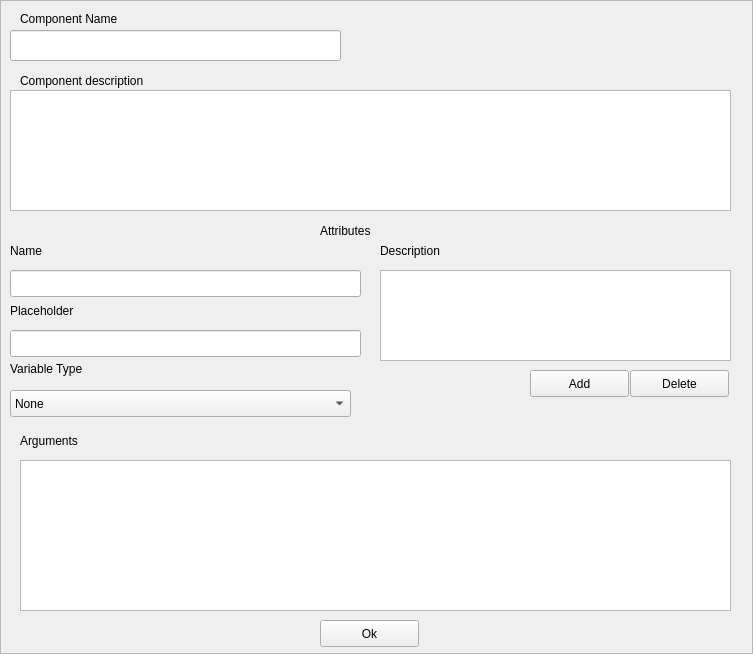
<?xml version="1.0" encoding="UTF-8"?>
<ui version="4.0">
 <class>UsageDefinitionForm</class>
 <widget class="QFrame" name="UsageDefinitionForm">
  <property name="geometry">
   <rect>
    <x>0</x>
    <y>0</y>
    <width>753</width>
    <height>654</height>
   </rect>
  </property>
  <property name="windowTitle">
   <string>Frame</string>
  </property>
  <property name="frameShape">
   <enum>QFrame::StyledPanel</enum>
  </property>
  <property name="frameShadow">
   <enum>QFrame::Raised</enum>
  </property>
  <widget class="QPushButton" name="pushButton">
   <property name="geometry">
    <rect>
     <x>530</x>
     <y>370</y>
     <width>99</width>
     <height>27</height>
    </rect>
   </property>
   <property name="text">
    <string>Add</string>
   </property>
  </widget>
  <widget class="QTableView" name="tableView">
   <property name="geometry">
    <rect>
     <x>20</x>
     <y>460</y>
     <width>711</width>
     <height>151</height>
    </rect>
   </property>
  </widget>
  <widget class="QLineEdit" name="lineEdit">
   <property name="geometry">
    <rect>
     <x>10</x>
     <y>270</y>
     <width>351</width>
     <height>27</height>
    </rect>
   </property>
  </widget>
  <widget class="QLineEdit" name="lineEdit_2">
   <property name="geometry">
    <rect>
     <x>10</x>
     <y>330</y>
     <width>351</width>
     <height>27</height>
    </rect>
   </property>
  </widget>
  <widget class="QTextEdit" name="textEdit">
   <property name="geometry">
    <rect>
     <x>380</x>
     <y>270</y>
     <width>351</width>
     <height>91</height>
    </rect>
   </property>
  </widget>
  <widget class="QLabel" name="label">
   <property name="geometry">
    <rect>
     <x>10</x>
     <y>240</y>
     <width>67</width>
     <height>21</height>
    </rect>
   </property>
   <property name="text">
    <string>Name</string>
   </property>
  </widget>
  <widget class="QLabel" name="label_2">
   <property name="geometry">
    <rect>
     <x>10</x>
     <y>300</y>
     <width>111</width>
     <height>21</height>
    </rect>
   </property>
   <property name="text">
    <string>Placeholder</string>
   </property>
  </widget>
  <widget class="QLabel" name="label_3">
   <property name="geometry">
    <rect>
     <x>380</x>
     <y>240</y>
     <width>161</width>
     <height>21</height>
    </rect>
   </property>
   <property name="text">
    <string>Description</string>
   </property>
  </widget>
  <widget class="QLabel" name="label_4">
   <property name="geometry">
    <rect>
     <x>20</x>
     <y>430</y>
     <width>171</width>
     <height>21</height>
    </rect>
   </property>
   <property name="text">
    <string>Arguments</string>
   </property>
  </widget>
  <widget class="QPushButton" name="pushButton_2">
   <property name="geometry">
    <rect>
     <x>320</x>
     <y>620</y>
     <width>99</width>
     <height>27</height>
    </rect>
   </property>
   <property name="text">
    <string>Ok</string>
   </property>
  </widget>
  <widget class="QLineEdit" name="lineEdit_3">
   <property name="geometry">
    <rect>
     <x>10</x>
     <y>30</y>
     <width>331</width>
     <height>31</height>
    </rect>
   </property>
  </widget>
  <widget class="QLabel" name="label_5">
   <property name="geometry">
    <rect>
     <x>20</x>
     <y>10</y>
     <width>251</width>
     <height>17</height>
    </rect>
   </property>
   <property name="text">
    <string>Component Name</string>
   </property>
  </widget>
  <widget class="QLabel" name="label_6">
   <property name="geometry">
    <rect>
     <x>320</x>
     <y>220</y>
     <width>201</width>
     <height>21</height>
    </rect>
   </property>
   <property name="text">
    <string>Attributes</string>
   </property>
  </widget>
  <widget class="QTextEdit" name="textEdit_2">
   <property name="geometry">
    <rect>
     <x>10</x>
     <y>90</y>
     <width>721</width>
     <height>121</height>
    </rect>
   </property>
  </widget>
  <widget class="QLabel" name="label_7">
   <property name="geometry">
    <rect>
     <x>20</x>
     <y>70</y>
     <width>311</width>
     <height>21</height>
    </rect>
   </property>
   <property name="text">
    <string>Component description</string>
   </property>
  </widget>
  <widget class="QPushButton" name="pushButton_3">
   <property name="geometry">
    <rect>
     <x>630</x>
     <y>370</y>
     <width>99</width>
     <height>27</height>
    </rect>
   </property>
   <property name="text">
    <string>Delete</string>
   </property>
  </widget>
  <widget class="QComboBox" name="comboBox">
   <property name="geometry">
    <rect>
     <x>10</x>
     <y>390</y>
     <width>341</width>
     <height>27</height>
    </rect>
   </property>
   <item>
    <property name="text">
     <string>None</string>
    </property>
   </item>
   <item>
    <property name="text">
     <string>Any</string>
    </property>
   </item>
   <item>
    <property name="text">
     <string>int</string>
    </property>
   </item>
   <item>
    <property name="text">
     <string>double</string>
    </property>
   </item>
   <item>
    <property name="text">
     <string>bool</string>
    </property>
   </item>
   <item>
    <property name="text">
     <string>char</string>
    </property>
   </item>
   <item>
    <property name="text">
     <string>string</string>
    </property>
   </item>
   <item>
    <property name="text">
     <string>vector&lt;int&gt;</string>
    </property>
   </item>
   <item>
    <property name="text">
     <string>vector&lt;double&gt;</string>
    </property>
   </item>
   <item>
    <property name="text">
     <string>vector&lt;bool&gt;</string>
    </property>
   </item>
   <item>
    <property name="text">
     <string>vector&lt;char&gt;</string>
    </property>
   </item>
   <item>
    <property name="text">
     <string>vector&lt;string&gt;</string>
    </property>
   </item>
  </widget>
  <widget class="QLabel" name="label_8">
   <property name="geometry">
    <rect>
     <x>10</x>
     <y>360</y>
     <width>141</width>
     <height>17</height>
    </rect>
   </property>
   <property name="text">
    <string>Variable Type</string>
   </property>
  </widget>
 </widget>
 <resources/>
 <connections/>
</ui>
